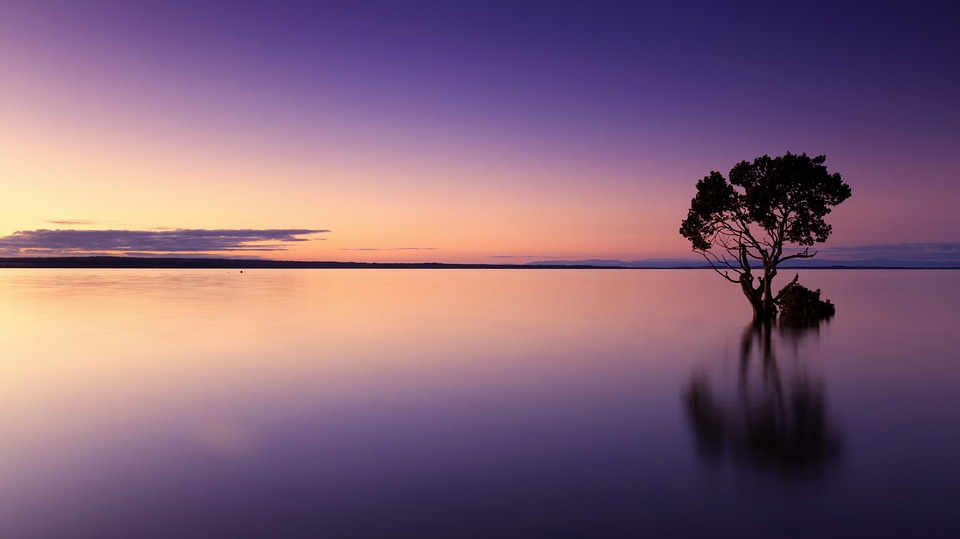
#> input picture opencv img.jpg, 960 x 539 px
$ python Edge_Detection.py
#> lines starting #> are read from the running program, lines starting #| are printed output that depends on the picture; after the words box and inside, x2 and y2 are one past the last pixel; in counts of white or black regions, pixels touching at a corner belong together


import cv2 as cv
import numpy as np

img = cv.imread('opencv img.jpg')
#> img is the input picture: shape (539, 960, 3); mean B, G, R 119.6, 99.1, 130.6
cv.imshow('Tree',img)

gray = cv.cvtColor(img, cv.COLOR_BGR2GRAY)
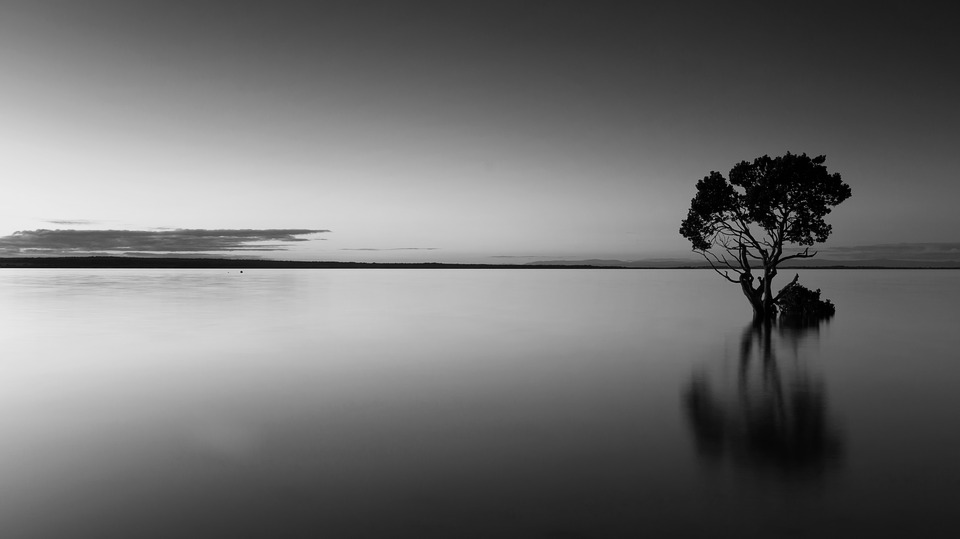
#> gray: shape (539, 960); min 0, max 239, mean 110.9
cv.imshow('Gray_tree', gray)

# Laplacian Method
lap = cv.Laplacian(gray, cv.CV_64F)
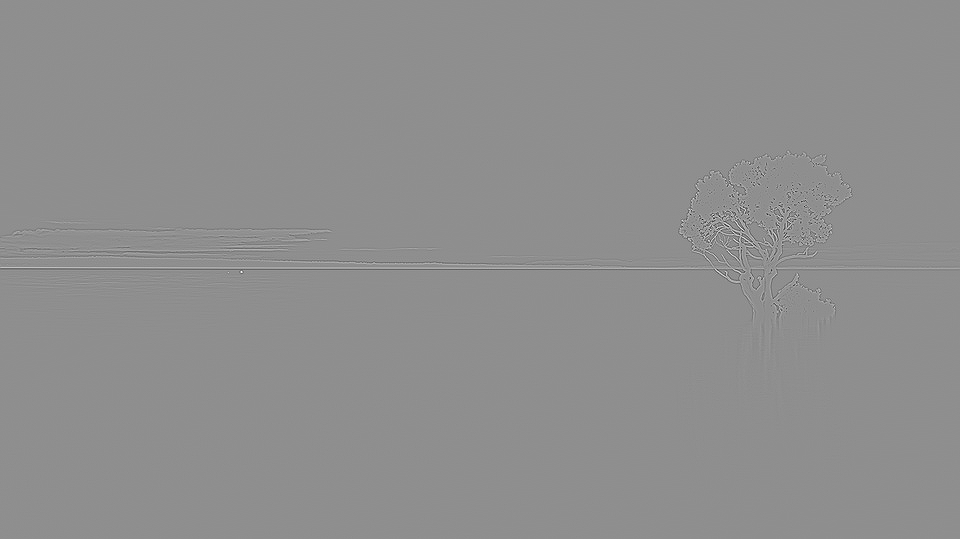
#> lap: shape (539, 960) float64; min -473, max 372, mean 0; drawn with min black and max white
lap = np.uint8(np.absolute(lap))
cv.imshow('Laplacian',lap)

# Sobel
soeblx = cv.Sobel(gray, cv.CV_64F, 1, 0)
soebly = cv.Sobel(gray, cv.CV_64F, 0, 1)

cv.imshow("Sobel X", soeblx)
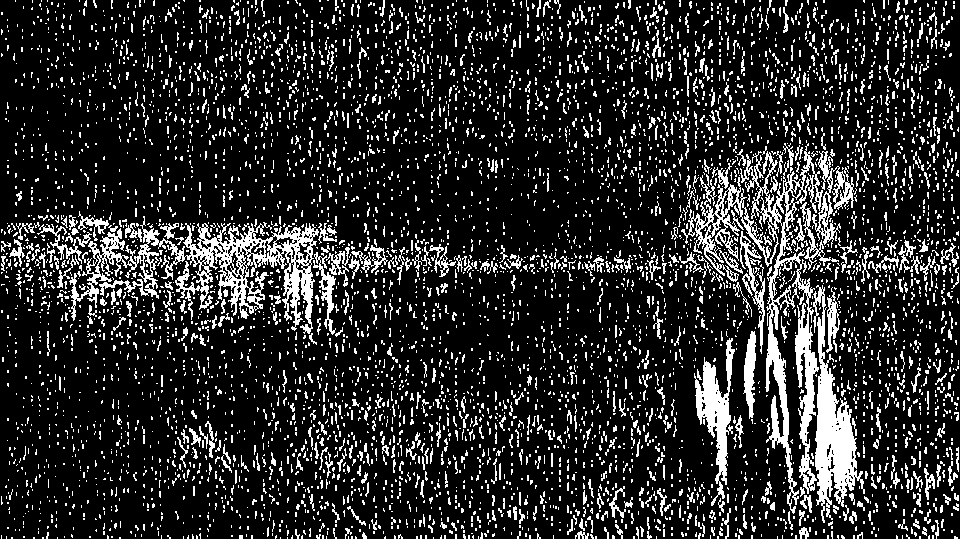
#> window 'Sobel X': shape (539, 960); 16.6% white in thin lines or dots
cv.imshow("Sobel Y", soebly)
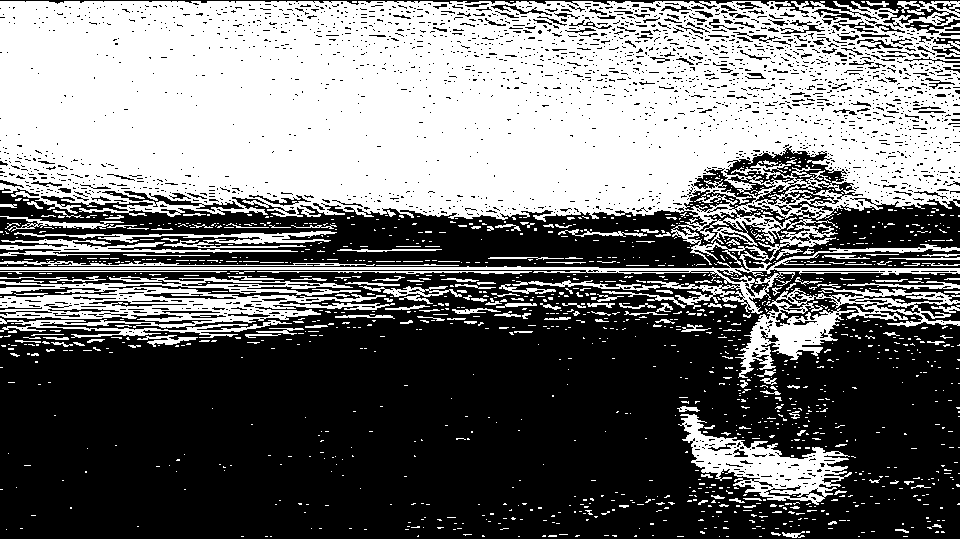
#> window 'Sobel Y': shape (539, 960); 44.8% white; 1378 white regions (1207 under 20 px), largest, box (x1, y1, x2, y2) and area: (0, 1, 960, 314) 188427, (0, 276, 395, 338) 10879, (678, 414, 852, 505) 5742

combined_sobel = cv.bitwise_or(soeblx, soebly)
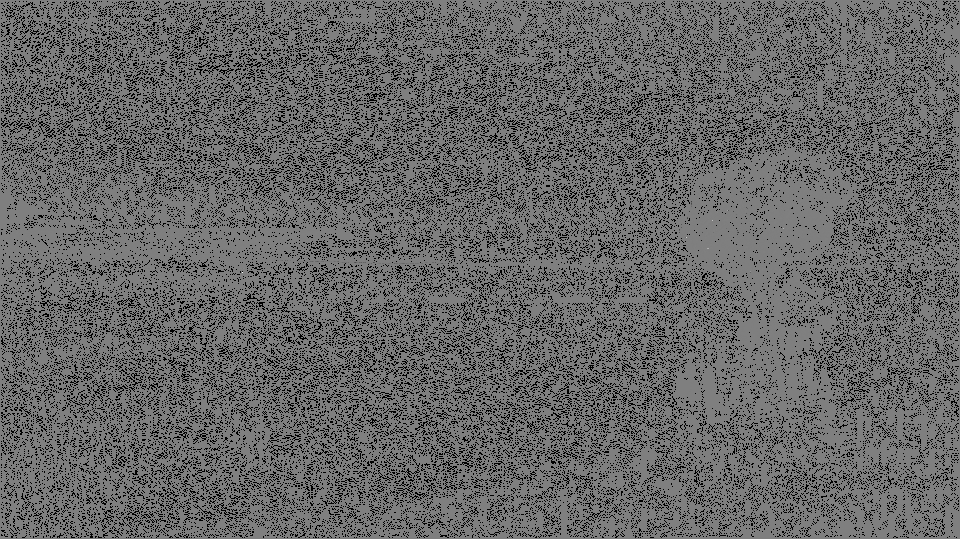
#> combined_sobel: shape (539, 960) float64; 19.49% of the values are NaN or infinite; the others: min -81792, max 81664, mean -20.57; drawn with min black, max white, NaN and infinite black
cv.imshow("Combined_Sobel", combined_sobel)
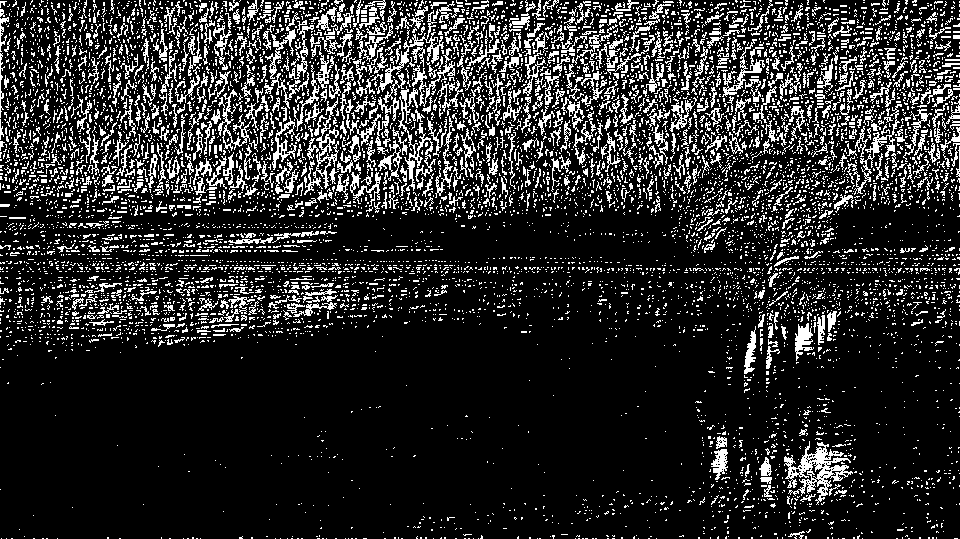
#> window 'Combined_Sobel': shape (539, 960); 16.7% white in thin lines or dots

# Canny (for comparison)
canny = cv.Canny(gray, 150, 175)
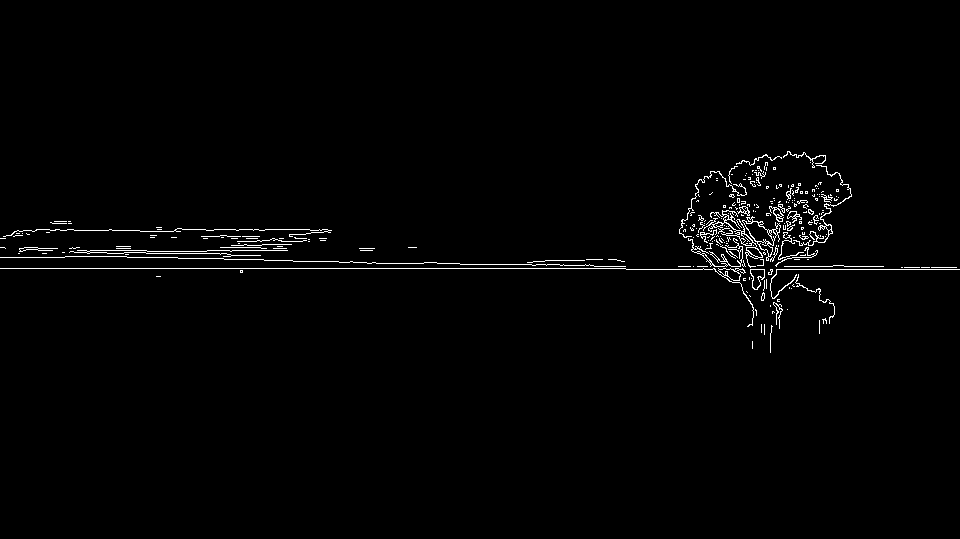
#> canny: shape (539, 960); 1.3% white in thin lines or dots, all inside (x1, y1, x2, y2) = (0, 151, 960, 353)
cv.imshow("Canny", canny)


cv.waitKey(0)
